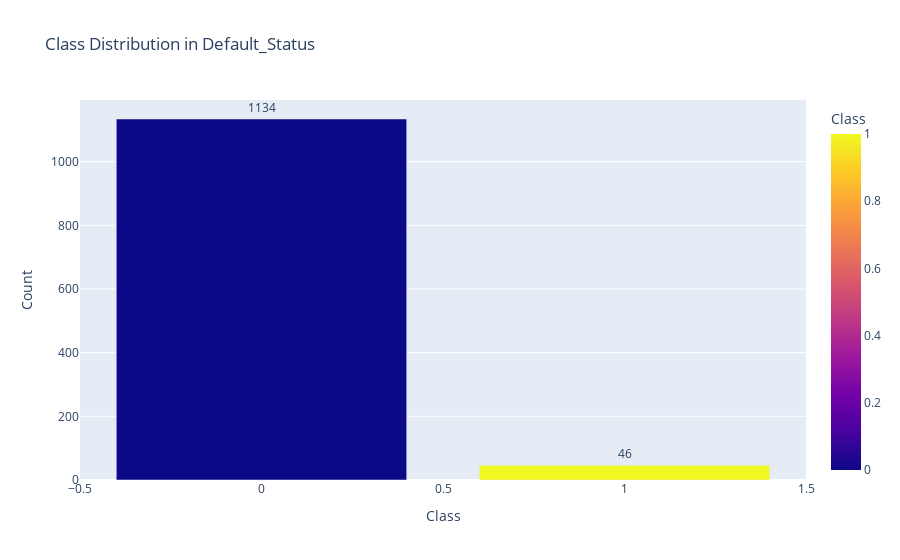

Notebook code cell kept with this figure:
### Code cell
# Create a DataFrame from the target variable
class_counts = y.value_counts().reset_index()
class_counts.columns = ['Class', 'Count']

# Plot using Plotly Express
fig = px.bar(
    class_counts,
    x='Class',
    y='Count',
    text='Count',
    title='Class Distribution in Default_Status',
    color='Class',
    color_discrete_sequence=['#1f77b4', '#ff7f0e']
)

fig.update_traces(textposition='outside')
fig.update_layout(uniformtext_minsize=8, uniformtext_mode='hide')

fig.show()

### Figure 1 — Plotly figure (JSON) as saved in the notebook; plotly's stock layout.template omitted (floating-point values rounded to 4 significant figures)
{"data": [{"alignmentgroup": "True", "hovertemplate": "Class=%{marker.color}<br>Count=%{text}<extra></extra>", "legendgroup": "", "marker": {"color": [0, 1], "coloraxis": "coloraxis", "pattern": {"shape": ""}}, "name": "", "offsetgroup": "", "orientation": "v", "showlegend": false, "text": [1134, 46], "textposition": "outside", "type": "bar", "x": [0, 1], "xaxis": "x", "y": [1134, 46], "yaxis": "y"}], "layout": {"barmode": "relative", "coloraxis": {"colorbar": {"title": {"text": "Class"}}, "colorscale": [[0, "#0d0887"], [0.1111, "#46039f"], [0.2222, "#7201a8"], [0.3333, "#9c179e"], [0.4444, "#bd3786"], [0.5556, "#d8576b"], [0.6667, "#ed7953"], [0.7778, "#fb9f3a"], [0.8889, "#fdca26"], [1, "#f0f921"]]}, "legend": {"tracegroupgap": 0}, "title": {"text": "Class Distribution in Default_Status"}, "uniformtext": {"minsize": 8, "mode": "hide"}, "xaxis": {"anchor": "y", "domain": [0, 1], "title": {"text": "Class"}}, "yaxis": {"anchor": "x", "domain": [0, 1], "title": {"text": "Count"}}}}
